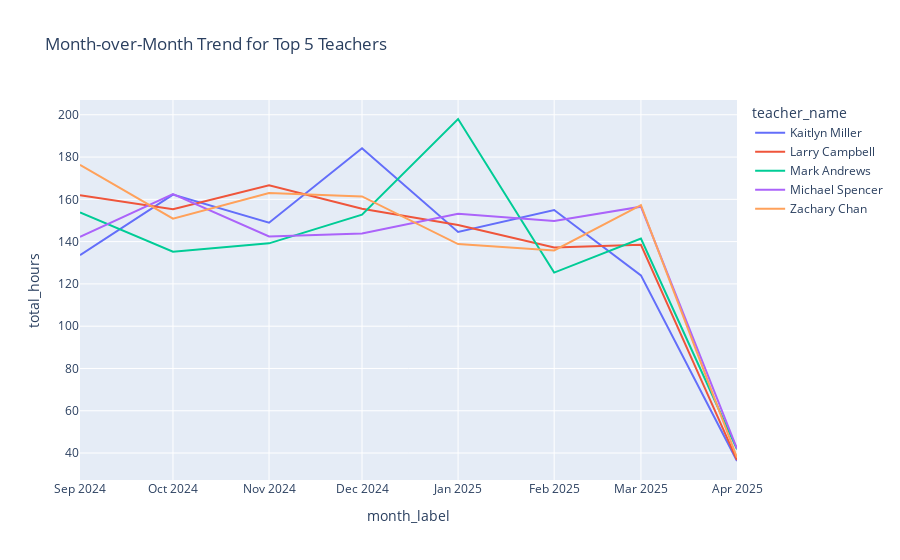

Here is the notebook cell this chart was saved with:
### Code cell
query = """
SELECT
    c.year,
    c.month,
    t.name AS teacher_name,
    SUM(f.total_hours) AS total_hours
FROM fact_attendance_daily f
JOIN dim_calendar c
    ON f.date_id = c.date_id
JOIN dim_teachers t
    ON f.badge_id = t.badge_id
GROUP BY c.year, c.month, t.name
ORDER BY c.year, c.month;
"""

df = pd.read_sql(query, conn)

df["month_label"] = df["year"].astype(str) + "-" + df["month"].astype(str)

# Pick only top 5 teachers overall for cleaner chart
top_teachers = (
    df.groupby("teacher_name")["total_hours"]
      .sum()
      .sort_values(ascending=False)
      .head(5)
      .index
)

df_top = df[df["teacher_name"].isin(top_teachers)]

fig = px.line(
    df_top,
    x="month_label",
    y="total_hours",
    color="teacher_name",
    title="Month-over-Month Trend for Top 5 Teachers"
)

fig.show()

### Figure 1 — Plotly figure (JSON) as saved in the notebook; plotly's stock layout.template omitted (floating-point values rounded to 4 significant figures)
{"data": [{"hovertemplate": "teacher_name=Kaitlyn Miller<br>month_label=%{x}<br>total_hours=%{y}<extra></extra>", "legendgroup": "Kaitlyn Miller", "line": {"color": "#636efa", "dash": "solid"}, "marker": {"symbol": "circle"}, "mode": "lines", "name": "Kaitlyn Miller", "orientation": "v", "showlegend": true, "type": "scatter", "x": ["2024-9", "2024-10", "2024-11", "2024-12", "2025-1", "2025-2", "2025-3", "2025-4"], "xaxis": "x", "y": [133.6, 162.2, 148.9, 184.2, 144.6, 154.9, 124.0, 36.23], "yaxis": "y"}, {"hovertemplate": "teacher_name=Larry Campbell<br>month_label=%{x}<br>total_hours=%{y}<extra></extra>", "legendgroup": "Larry Campbell", "line": {"color": "#EF553B", "dash": "solid"}, "marker": {"symbol": "circle"}, "mode": "lines", "name": "Larry Campbell", "orientation": "v", "showlegend": true, "type": "scatter", "x": ["2024-9", "2024-10", "2024-11", "2024-12", "2025-1", "2025-2", "2025-3", "2025-4"], "xaxis": "x", "y": [162.0, 155.3, 166.7, 155.5, 147.9, 137.3, 138.5, 36.67], "yaxis": "y"}, {"hovertemplate": "teacher_name=Mark Andrews<br>month_label=%{x}<br>total_hours=%{y}<extra></extra>", "legendgroup": "Mark Andrews", "line": {"color": "#00cc96", "dash": "solid"}, "marker": {"symbol": "circle"}, "mode": "lines", "name": "Mark Andrews", "orientation": "v", "showlegend": true, "type": "scatter", "x": ["2024-9", "2024-10", "2024-11", "2024-12", "2025-1", "2025-2", "2025-3", "2025-4"], "xaxis": "x", "y": [153.8, 135.2, 139.2, 152.7, 198.0, 125.3, 141.4, 41.78], "yaxis": "y"}, {"hovertemplate": "teacher_name=Michael Spencer<br>month_label=%{x}<br>total_hours=%{y}<extra></extra>", "legendgroup": "Michael Spencer", "line": {"color": "#ab63fa", "dash": "solid"}, "marker": {"symbol": "circle"}, "mode": "lines", "name": "Michael Spencer", "orientation": "v", "showlegend": true, "type": "scatter", "x": ["2024-9", "2024-10", "2024-11", "2024-12", "2025-1", "2025-2", "2025-3", "2025-4"], "xaxis": "x", "y": [142.2, 162.5, 142.5, 143.9, 153.2, 149.8, 156.5, 42.07], "yaxis": "y"}, {"hovertemplate": "teacher_name=Zachary Chan<br>month_label=%{x}<br>total_hours=%{y}<extra></extra>", "legendgroup": "Zachary Chan", "line": {"color": "#FFA15A", "dash": "solid"}, "marker": {"symbol": "circle"}, "mode": "lines", "name": "Zachary Chan", "orientation": "v", "showlegend": true, "type": "scatter", "x": ["2024-9", "2024-10", "2024-11", "2024-12", "2025-1", "2025-2", "2025-3", "2025-4"], "xaxis": "x", "y": [176.3, 150.9, 163.0, 161.4, 138.8, 135.8, 157.3, 37.83], "yaxis": "y"}], "layout": {"legend": {"title": {"text": "teacher_name"}, "tracegroupgap": 0}, "title": {"text": "Month-over-Month Trend for Top 5 Teachers"}, "xaxis": {"anchor": "y", "domain": [0, 1], "title": {"text": "month_label"}}, "yaxis": {"anchor": "x", "domain": [0, 1], "title": {"text": "total_hours"}}}}
